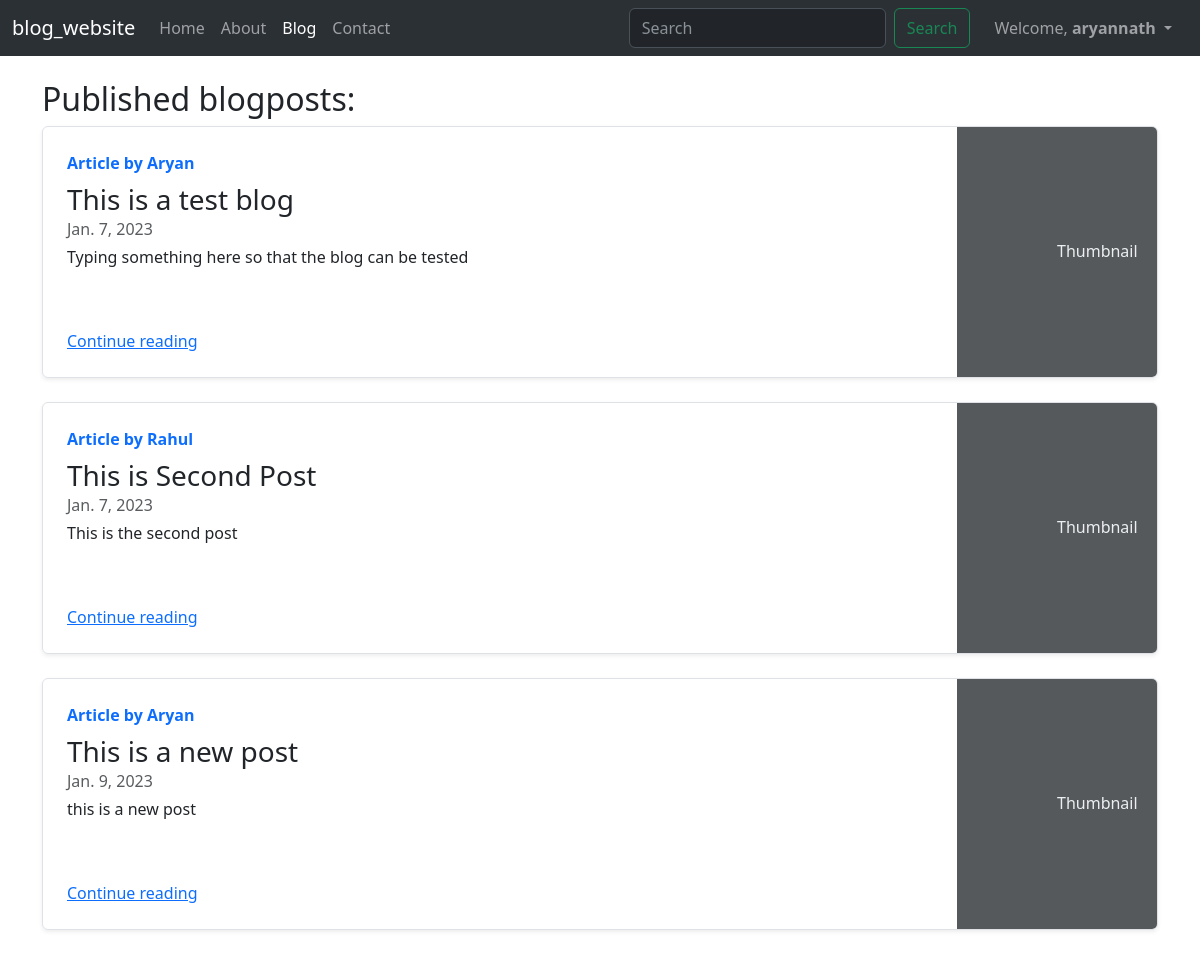
Page /blog/ (signed in) on the committed database.
### blog/models.py (models this page shows)
class Post(models.Model):
    sno = models.AutoField(primary_key=True)
    title = models.CharField(max_length=255)
    author = models.CharField(max_length=13)
    content = models.TextField()
    slug = models.CharField(max_length=130)
    timestamp = models.DateTimeField(blank=True)
    def __str__(self):
        return self.title + ' by ' + self.author

### blog/views.py (the view)
# urls.py: path('', views.blogHome, name='blogHome'),
def blogHome(request):
    allPosts = Post.objects.all()
    print(allPosts)
    context = {'allPosts': allPosts}
    return render(request,'blog/blogHome.html',context)

### templates/blog/blogHome.html (shortened to what this page needs)
{% extends 'base.html' %}
{% block blogactive %} active {% endblock blogactive %}
{% block body %}
<div class="container my-4">
    <h2>Published blogposts:</h2>
    {% for post in allPosts %}
      <div class="row g-0 border rounded overflow-hidden flex-md-row mb-4 shadow-sm h-md-250 position-relative">
        <div class="col p-4 d-flex flex-column position-static">
          <strong class="d-inline-block mb-2 text-primary">Article by {{post.author}}</strong>
          <h3 class="mb-0">{{post.title}}</h3>
          <div class="mb-1 text-muted">{{post.timestamp.date}}</div>
          <p class="card-text mb-auto">{{post.content| truncatechars:500}}</p>
          <a href="../blog/{{ post.slug }}">Continue reading</a>
        </div>
        <div class="col-auto d-none d-lg-block">
          <svg class="bd-placeholder-img" width="200" height="250" xmlns="http://www.w3.org/2000/svg" role="img" aria-label="Placeholder: Thumbnail" preserveAspectRatio="xMidYMid slice" focusable="false"><title>Placeholder</title><rect width="100%" height="100%" fill="#55595c"></rect><text x="50%" y="50%" fill="#eceeef" dy=".3em">Thumbnail</text></svg>
        </div>
      </div>
    {% endfor %}
</div>
{% endblock body %}

### templates/base.html (shortened to what this page needs)
<!doctype html>
<html lang="en">
<head>
  <link href="https://cdn.jsdelivr.net/npm/bootstrap@5.3.0-alpha1/dist/css/bootstrap.min.css" rel="stylesheet"
>
</head>
<body>
  <nav class="navbar navbar-expand-lg bg-body-tertiary bg-dark" data-bs-theme="dark">
    <div class="container-fluid">
      <a class="navbar-brand" href="/">blog_website</a>
      <div class="collapse navbar-collapse" id="navbarSupportedContent">
        <ul class="navbar-nav me-auto mb-2 mb-lg-0">
          <li class="nav-item">
            <a class="nav-link {% block homeactive %}{% endblock homeactive %}" aria-current="page" href="/">Home</a>
          </li>
          <li class="nav-item">
            <a class="nav-link {% block aboutactive %}{% endblock aboutactive %}" href="/about">About</a>
          </li>
          <li class="nav-item">
            <a class="nav-link {% block blogactive %}{% endblock blogactive %}" href="/blog">Blog</a>
          </li>
          <li class="nav-item">
            <a class="nav-link {% block contactactive %}{% endblock contactactive %}" href="/contact">Contact</a>
          </li>
        </ul>
        <div class="ml-auto d-flex">
          <form method="get" action="/search" class="d-flex mx-3" role="search">
            <input class="form-control me-2" type="search" placeholder="Search" aria-label="Search" name="query"
              id="query">
            <button class="btn btn-outline-success" type="submit">Search</button>
          </form>
          {% if user.is_authenticated %}
            <ul class="navbar-nav" data-bs-theme="light">
              <li class="nav-item dropdown me-2">
                <a class="nav-link dropdown-toggle" href="#" role="button" data-bs-toggle="dropdown"
                  aria-expanded="false">
                  Welcome, <strong>{{request.user}}</strong>
                </a>
              </li>
            </ul>
          {% endif %}
        </div>
      </div>
    </div>
  </nav>
  {% block body %}{% endblock body %}
</body>
</html>

### rows in the picture
Post: author "Aryan", title "This is a test blog", timestamp "Jan. 7, 2023", content "Typing something here so that the blog can be tested"
Post: author "Rahul", title "This is Second Post", timestamp "Jan. 7, 2023", content "This is the second post"
Post: author "Aryan", title "This is a new post", timestamp "Jan. 9, 2023", content "this is a new post"

### other values in the picture
{{ request.user }} "aryannath"
